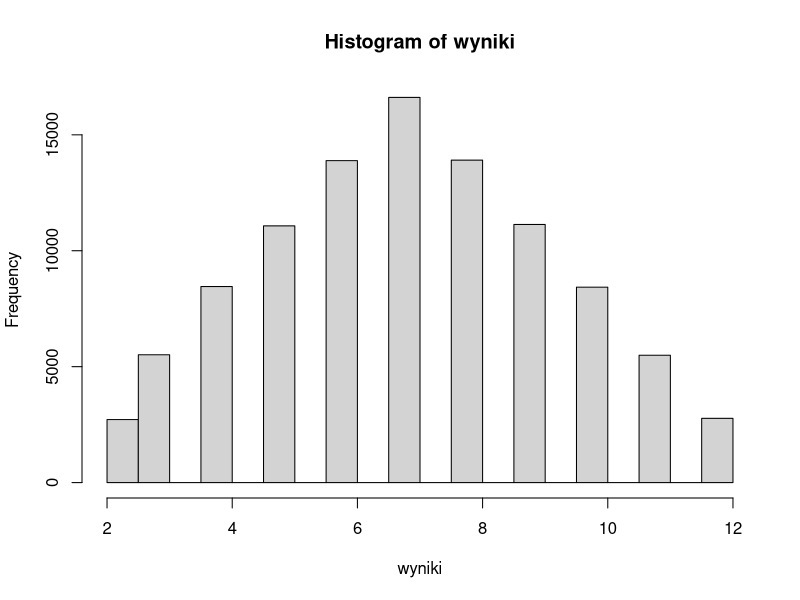

R code for this plot:

N <- 100000
kostka <- c(1,2,3,4,5,6)
nr_partii <- 0
wyniki <- rep(0, N)


for (i in 0:N) {
  pierwsza <- sample(kostka, 1)
  druga <- sample(kostka, 1)
  
  wyniki[i] <- pierwsza + druga
}

hist(wyniki)